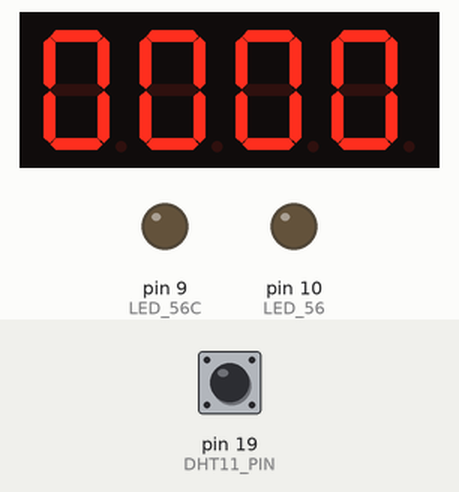
Simulated run of this sketch. Board: Arduino Uno, built with avr-gcc and run on an emulated ATmega328P. Shown: 4-digit seven-segment display, output pins drawn as LEDs (lit = HIGH). Wiring (inferred from the names in the program): 4-digit 7-segment display, segments lit when HIGH: segments pin 2, pin 3, pin 4, pin 5, pin 6, pin 7, pin 8, A1; digit selects pin 11, pin 12, pin 13, A0. The test bench sets the inputs (shaded band); at power-on: pin 19 (DHT11_PIN) HIGH. The local clock reads 2024-03-15 10:24:30 at power-on unless the sketch sets it; the segment pins are drawn as the display they are named for; pins used as bus, display or sensor lines are not drawn.

Above: at 0.1 s.
At 29.1 s:
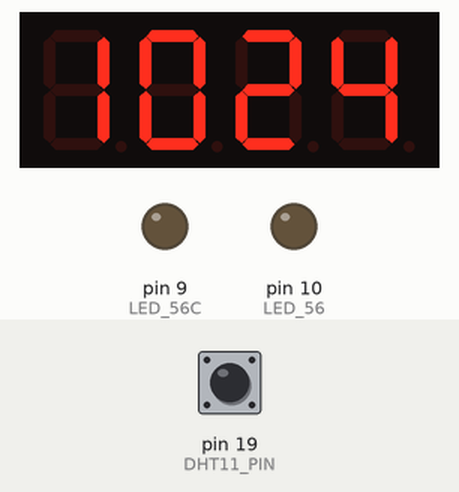
At 59.1 s:
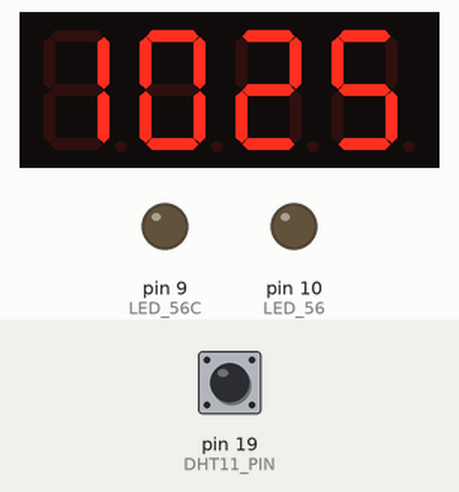
At 128.1 s:
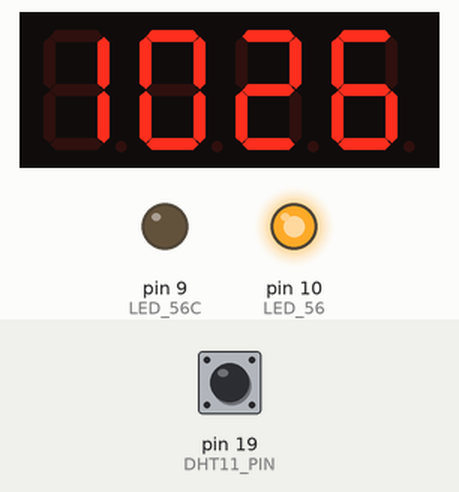
Timing chart, 0 to 130.0 s (numbered marks = the images above):
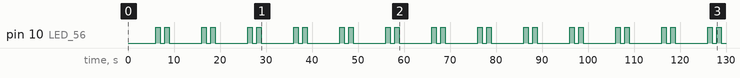

Measured:
- by itself, pin 10 (LED_56): repeats every 10.0 s: LOW 1.0 s, HIGH 1.0 s, LOW 7.0 s, HIGH 1.0 s
- what the display in image 0 shows lasts 5.1 s, from 0.0 s to 5.1 s

The sketch:

clock_v1.0_Nano.ino
```cpp
/*
 * Version : 1.0
 * show 4 digital 7-segement LED by using DS1302 with scaning and switch case for each one.
 * One dimention array
 * Author : Tony
 */

#include <DS1302.h>
#include <DHT.h>

#define DHTTYPE DHT11
const int DHT11_PIN=19;

DHT dht(DHT11_PIN, DHTTYPE);

// DS1302 rtc([RST], [DAT], [CLOCK])
DS1302 rtc(A4, A2, A3);
unsigned long interval_showmode = 5000;
unsigned long previousMillis_showmode = 0;
unsigned long currentMillis_showmode = 0;
unsigned short showmode = 1;

unsigned long interval_dht_detect = 10000;
unsigned long previousMillis_dht_detect = 0;
unsigned long currentMillis_dht_detect = 0;

unsigned long interval_dht_show = 3; // the time we need to wait
unsigned long previousMillis_dht_show = 0; // millis() returns an unsigned long.
unsigned long currentMillis_dht_show = 0;

unsigned long interval = 3; // the time we need to wait
unsigned long previousMillis = 0; // millis() returns an unsigned long.
unsigned long currentMillis = 0;
String original_time;
unsigned long previousMillis_colon = 0;
boolean colon_state = true;
int digi1;
int digi2;
int digi3;
int digi4;
int digi1_dht;
int digi2_dht;
int digi3_dht;
int digi4_dht;

const short int LED_A = 2;     //LED pin13
const short int LED_B = 3;      //LED pin9
const short int LED_C = 4;      //LED pin4
const short int LED_D = 5;      //LED pin2
const short int LED_E = 6;      //LED pin1
const short int LED_F = 7;     //LED pin12
const short int LED_G = 8;      //LED pin5
const short int LED_56C = 9;    //LED pin7
const short int LED_56 = 10;     //LED pin8
const short int LED_DIG1 = 11;  //LED pin14
const short int LED_DIG2 = 12;  //LED pin11
const short int LED_DIG3 = 13;  //LED pin10
const short int LED_DIG4 = A0;   //LED pin6
const short int LED_DP = A1;   //LED pin3

// LED PIN mapping {A,B,C,D,E,F,G}
short int num0[] = {1,1,1,1,1,1,0};
short int num1[] = {0,1,1,0,0,0,0};
short int num2[] = {1,1,0,1,1,0,1};
short int num3[] = {1,1,1,1,0,0,1};
short int num4[] = {0,1,1,0,0,1,1};
short int num5[] = {1,0,1,1,0,1,1};
short int num6[] = {1,0,1,1,1,1,1};
short int num7[] = {1,1,1,0,0,1,0};
short int num8[] = {1,1,1,1,1,1,1};
short int num9[] = {1,1,1,1,0,1,1};


void setup() {
  Serial.begin(9600);
  dht.begin();
  pinMode(DHT11_PIN,INPUT);

  // DS1302 - 設定時鐘為正常執行模式
  rtc.halt(false);
  // DS1302 - 取消寫入保護，設定日期時要這行
  //rtc.writeProtect(false);
  rtc.writeProtect(true);
  //set_date_time();

  pinMode(LED_A, OUTPUT);
  pinMode(LED_B, OUTPUT);
  pinMode(LED_C, OUTPUT);
  pinMode(LED_D, OUTPUT);
  pinMode(LED_E, OUTPUT);
  pinMode(LED_F, OUTPUT);
  pinMode(LED_G, OUTPUT);
  pinMode(LED_56C, OUTPUT);
  pinMode(LED_56, OUTPUT);
  pinMode(LED_DIG1, OUTPUT);
  pinMode(LED_DIG2, OUTPUT);
  pinMode(LED_DIG3, OUTPUT);
  pinMode(LED_DIG4, OUTPUT);
  pinMode(LED_DP, OUTPUT);
}

void loop() {
/*
 * Below Code is determine show mode
 */

  currentMillis_showmode = millis();
  if ((currentMillis_showmode - previousMillis_showmode) < interval_showmode) {
    showmode = 0;
  }
  if (((currentMillis_showmode - previousMillis_showmode) >= interval_showmode) and ((currentMillis_showmode - previousMillis_showmode) < interval_showmode*2)) {
    showmode = 1;
  }
  if ((currentMillis_showmode - previousMillis_showmode) >= interval_showmode*2) {
    previousMillis_showmode = currentMillis_showmode;
  }
  //Serial.println(showmode);

/*
 * Below Code is doing DHT Detection
 */
  currentMillis_dht_detect = millis();
  if ((currentMillis_dht_detect - previousMillis_dht_detect) >= interval_dht_detect)  {
    shutdown_light();
    int hum = get_hum();
    int temp = get_temp();
    //Serial.println(hum);
    //Serial.println(temp);
    digi1_dht = hum / 10;
    digi2_dht = hum % 10;
    digi3_dht = temp / 10;
    digi4_dht = temp % 10;
    previousMillis_dht_detect = currentMillis_dht_detect;
  }
 // ----------------------------------------------------------------------------------------------------------------------------
   unsigned long currentMillis_dht_show = millis();
  if (showmode == 0) {
      digitalWrite(LED_56C, LOW);
      digitalWrite(LED_56, LOW);
  }
  if ((currentMillis_dht_show - previousMillis_dht_show < interval * 1.2)  and (showmode == 0)) {
    switch (digi1_dht) {
      case 0:
        lighting_led_single(1, num0);
      break;
      case 1:
        lighting_led_single(1, num1);
      break;
      case 2:
        lighting_led_single(1, num2);
      break;
      case 3:
        lighting_led_single(1, num3);
      break;
      case 4:
        lighting_led_single(1, num4);
      break;
      case 5:
        lighting_led_single(1, num5);
      break;
      case 6:
        lighting_led_single(1, num6);
      break;
      case 7:
        lighting_led_single(1, num7);
      break;
      case 8:
        lighting_led_single(1, num8);
      break;
      case 9:
        lighting_led_single(1, num9);
      break;
    }
  }
  else if (((currentMillis_dht_show - previousMillis_dht_show >= interval*1) and (currentMillis_dht_show - previousMillis_dht_show < interval*2.4))  and (showmode == 0)) {
    switch (digi2_dht) {
      case 0:
        lighting_led_single(2, num0);
      break;
      case 1:
        lighting_led_single(2, num1);
      break;
      case 2:
        lighting_led_single(2, num2);
      break;
      case 3:
        lighting_led_single(2, num3);
      break;
      case 4:
        lighting_led_single(2, num4);
      break;
      case 5:
        lighting_led_single(2, num5);
      break;
      case 6:
        lighting_led_single(2, num6);
      break;
      case 7:
        lighting_led_single(2, num7);
      break;
      case 8:
        lighting_led_single(2, num8);
      break;
      case 9:
        lighting_led_single(2, num9);
      break;
    }
  }
  else if (((currentMillis_dht_show - previousMillis_dht_show >= interval*2) and (currentMillis_dht_show - previousMillis_dht_show < interval * 3.8))  and (showmode == 0)) {
    switch (digi3_dht) {
      case 0:
        lighting_led_single(3, num0);
      break;
      case 1:
        lighting_led_single(3, num1);
      break;
      case 2:
        lighting_led_single(3, num2);
      break;
      case 3:
        lighting_led_single(3, num3);
      break;
      case 4:
        lighting_led_single(3, num4);
      break;
      case 5:
        lighting_led_single(3, num5);
      break;
    }
  }
  else if (((currentMillis_dht_show - previousMillis_dht_show >= interval*3) and (currentMillis_dht_show - previousMillis_dht_show < interval*4.8))  and (showmode == 0)) {
    switch (digi4_dht) {
      case 0:
        lighting_led_single(4, num0);
      break;
      case 1:
        lighting_led_single(4, num1);
      break;
      case 2:
        lighting_led_single(4, num2);
      break;
      case 3:
        lighting_led_single(4, num3);
      break;
      case 4:
        lighting_led_single(4, num4);
      break;
      case 5:
        lighting_led_single(4, num5);
      break;
      case 6:
        lighting_led_single(4, num6);
      break;
      case 7:
        lighting_led_single(4, num7);
      break;
      case 8:
        lighting_led_single(4, num8);
      break;
      case 9:
        lighting_led_single(4, num9);
      break;
    }
  }
  else if (currentMillis_dht_show - previousMillis_dht_show >= interval*4) {
      previousMillis_dht_show = currentMillis_dht_show;
  }
 // ----------------------------------------------------------------------------------------------------------------------------
/*
 * Below Code is doing Clock
 */
  unsigned long currentMillis = millis();

  if (((currentMillis - previousMillis_colon) >= 1000) and (showmode == 1)) {
    if ( colon_state == false ) {
      digitalWrite(LED_56C, LOW);
      digitalWrite(LED_56, HIGH);
      colon_state = true;
    } else {
      digitalWrite(LED_56C, LOW);
      digitalWrite(LED_56, LOW);
      colon_state = false;
    }
    previousMillis_colon = currentMillis;
  }
/*
  Serial.println(currentMillis);
  Serial.println(previousMillis_colon);
*/
  if ((currentMillis - previousMillis < interval * 1.2)  and (showmode == 1)) {
    original_time = rtc.getTimeStr();
    digi1 = original_time.substring(0,1).toInt();
    digi2 = original_time.substring(1,2).toInt();
    digi3 = original_time.substring(3,4).toInt();
    digi4 = original_time.substring(4,5).toInt();

    switch (digi1) {
      case 0:
        lighting_led_single(1, num0);
      break;
      case 1:
        lighting_led_single(1, num1);
      break;
      case 2:
        lighting_led_single(1, num2);
      break;
    }
  }
  else if (((currentMillis - previousMillis >= interval*1) and (currentMillis - previousMillis < interval*2.4))  and (showmode == 1)) {
    switch (digi2) {
      case 0:
        lighting_led_single(2, num0);
      break;
      case 1:
        lighting_led_single(2, num1);
      break;
      case 2:
        lighting_led_single(2, num2);
      break;
      case 3:
        lighting_led_single(2, num3);
      break;
      case 4:
        lighting_led_single(2, num4);
      break;
      case 5:
        lighting_led_single(2, num5);
      break;
      case 6:
        lighting_led_single(2, num6);
      break;
      case 7:
        lighting_led_single(2, num7);
      break;
      case 8:
        lighting_led_single(2, num8);
      break;
      case 9:
        lighting_led_single(2, num9);
      break;
    }
  }
  else if (((currentMillis - previousMillis >= interval*2) and (currentMillis - previousMillis < interval * 3.8))  and (showmode == 1)) {
    switch (digi3) {
      case 0:
        lighting_led_single(3, num0);
      break;
      case 1:
        lighting_led_single(3, num1);
      break;
      case 2:
        lighting_led_single(3, num2);
      break;
      case 3:
        lighting_led_single(3, num3);
      break;
      case 4:
        lighting_led_single(3, num4);
      break;
      case 5:
        lighting_led_single(3, num5);
      break;
    }
  }
  else if (((currentMillis - previousMillis >= interval*3) and (currentMillis - previousMillis < interval*4.8))  and (showmode == 1)) {
    switch (digi4) {
      case 0:
        lighting_led_single(4, num0);
      break;
      case 1:
        lighting_led_single(4, num1);
      break;
      case 2:
        lighting_led_single(4, num2);
      break;
      case 3:
        lighting_led_single(4, num3);
      break;
      case 4:
        lighting_led_single(4, num4);
      break;
      case 5:
        lighting_led_single(4, num5);
      break;
      case 6:
        lighting_led_single(4, num6);
      break;
      case 7:
        lighting_led_single(4, num7);
      break;
      case 8:
        lighting_led_single(4, num8);
      break;
      case 9:
        lighting_led_single(4, num9);
      break;
    }
  }
  else if (currentMillis - previousMillis >= interval*4) {
      previousMillis = currentMillis;
  }
}

void lighting_led_single(int digi_n, short int num[]) {
  digitalWrite(LED_A, num[0]);
  digitalWrite(LED_B, num[1]);
  digitalWrite(LED_C, num[2]);
  digitalWrite(LED_D, num[3]);
  digitalWrite(LED_E, num[4]);
  digitalWrite(LED_F, num[5]);
  digitalWrite(LED_G, num[6]);
  switch (digi_n) {
    case 1:
      digitalWrite(LED_DIG1, LOW);
      digitalWrite(LED_DIG2, HIGH);
      digitalWrite(LED_DIG3, HIGH);
      digitalWrite(LED_DIG4, HIGH);
      break;
    case 2:
      digitalWrite(LED_DIG1, HIGH);
      digitalWrite(LED_DIG2, LOW);
      digitalWrite(LED_DIG3, HIGH);
      digitalWrite(LED_DIG4, HIGH);
      break;
    case 3:
      digitalWrite(LED_DIG1, HIGH);
      digitalWrite(LED_DIG2, HIGH);
      digitalWrite(LED_DIG3, LOW);
      digitalWrite(LED_DIG4, HIGH);
      break;
    case 4:
      digitalWrite(LED_DIG1, HIGH);
      digitalWrite(LED_DIG2, HIGH);
      digitalWrite(LED_DIG3, HIGH);
      digitalWrite(LED_DIG4, LOW);
      break;
  }

/*
    digitalWrite(LED_DP, LOW);
*/
}

void lighting_led_together(int digi1[], int digi2[], int digi3[], int digi4[]) {
  digitalWrite(LED_A, digi1[0]);
  digitalWrite(LED_B, digi1[1]);
  digitalWrite(LED_C, digi1[2]);
  digitalWrite(LED_D, digi1[3]);
  digitalWrite(LED_E, digi1[4]);
  digitalWrite(LED_F, digi1[5]);
  digitalWrite(LED_G, digi1[6]);
  digitalWrite(LED_DIG1, LOW);
  digitalWrite(LED_DIG2, HIGH);
  digitalWrite(LED_DIG3, HIGH);
  digitalWrite(LED_DIG4, HIGH);
  digitalWrite(LED_A, digi2[0]);
  digitalWrite(LED_B, digi2[1]);
  digitalWrite(LED_C, digi2[2]);
  digitalWrite(LED_D, digi2[3]);
  digitalWrite(LED_E, digi2[4]);
  digitalWrite(LED_F, digi2[5]);
  digitalWrite(LED_G, digi2[6]);
  digitalWrite(LED_DIG1, HIGH);
  digitalWrite(LED_DIG2, LOW);
  digitalWrite(LED_DIG3, HIGH);
  digitalWrite(LED_DIG4, HIGH);
  delay(interval);
  digitalWrite(LED_A, digi3[0]);
  digitalWrite(LED_B, digi3[1]);
  digitalWrite(LED_C, digi3[2]);
  digitalWrite(LED_D, digi3[3]);
  digitalWrite(LED_E, digi3[4]);
  digitalWrite(LED_F, digi3[5]);
  digitalWrite(LED_G, digi3[6]);
  digitalWrite(LED_DIG1, HIGH);
  digitalWrite(LED_DIG2, HIGH);
  digitalWrite(LED_DIG3, LOW);
  digitalWrite(LED_DIG4, HIGH);
  delay(interval);
  digitalWrite(LED_A, digi4[0]);
  digitalWrite(LED_B, digi4[1]);
  digitalWrite(LED_C, digi4[2]);
  digitalWrite(LED_D, digi4[3]);
  digitalWrite(LED_E, digi4[4]);
  digitalWrite(LED_F, digi4[5]);
  digitalWrite(LED_G, digi4[6]);
  digitalWrite(LED_DIG1, HIGH);
  digitalWrite(LED_DIG2, HIGH);
  digitalWrite(LED_DIG3, HIGH);
  digitalWrite(LED_DIG4, LOW);
  delay(interval);
}

void shutdown_light() {
  digitalWrite(LED_DIG1, HIGH);
  digitalWrite(LED_DIG2, HIGH);
  digitalWrite(LED_DIG3, HIGH);
  digitalWrite(LED_DIG4, HIGH);
}

int get_hum() {
  float fh = dht.readHumidity();
  int dht_hum = (int) fh;
  return dht_hum;
}

int get_temp() {
  float ft = dht.readTemperature();
  int dht_temp = (int) ft;
  return dht_temp;
}
```
